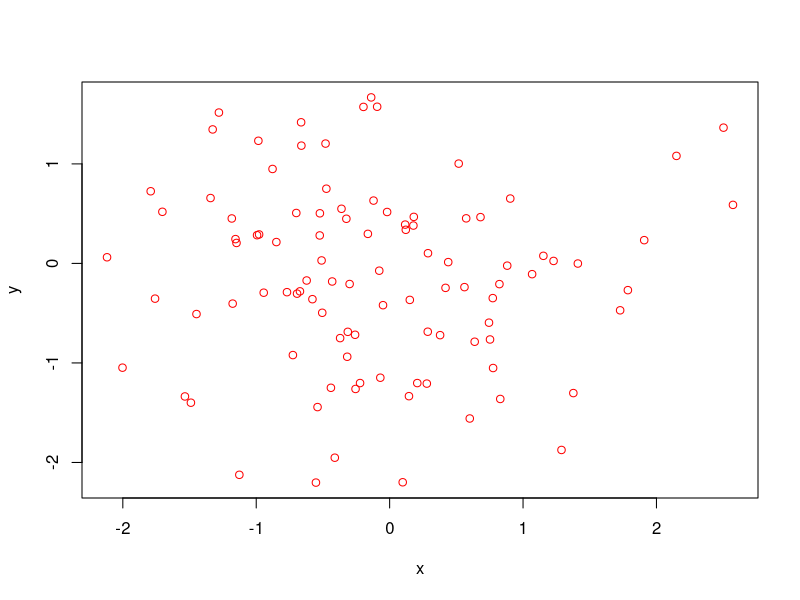

R code for this plot: (Note: this script raises an error after producing the figure.)
## ---- chunk 1
knitr::opts_chunk$set(echo = TRUE)
knitr::opts_knit$set(root.dir = setwd("~/Documents/R-studio DRM"))
"set your working directory here"
## ---- chunk 2
# write your code here
getwd() # check working directory
rm(list=ls()) 
"You only need to remove the objects in your environment when you are working in R, not when you are knitting (it starts from an empty environment anyway)."
## ---- chunk 3
# here i create two random variables
x <- rnorm(100)
y <- rnorm(100)
# here i inspect these variables
summary(x)
summary(y)
# and plot them
plot(x,y, col="red")
## ---- chunk 4
# write your code here
## ---- chunk 5
# write your code here
## ---- chunk 6
question_1 <- function() {
  
print(table(df$Country))

print(nrow(na.omit(df[df$Country == "DEU",])))

nrow(na.omit(df[df$Country == "GTM",]))
}
question_1()
## ---- chunk 7
question_2_a <- function() {
 table(df$Q276,df$Q276R)
  print(table(df$Q276,df$Q276R))
  cor(df$Q276, df$Q276R, use="complete.obs")
  print(cor(df$Q276, df$Q276R, use="complete.obs"))
  
}
question_2_a()
## ---- chunk 8
question_2_b <- function() {
   print(male <- cor(df$Q276[df$Q260 == "1"], df$Q276R[which(df$Q260 == "1")], use = "complete.obs"))
  print(female <- cor(df$Q276[df$Q260 == "2"], df$Q276R[df$Q260 == "2"], use = "complete.obs"))
  abs(male - female)
}
question_2_b()
## ---- chunk 9
question_3_a <- function() {

 print((summary(df$Q50[df$Country == "DEU"])))
print((summary(df$Q50[df$Country == "GTM"])))

print(sd(df$Q50[df$Country == "DEU"], na.rm = TRUE))
print(sd(df$Q50[df$Country == "GTM"], na.rm = TRUE))
}
question_3_a()

## ---- chunk 10
question_3_b <- function() {
  (tapply(df$Q50, df$Q276R, FUN = mean, na.rm = T))
  print(tapply(df$Q50, df$Q276R, FUN = mean, na.rm = T))
  
  ( mean(df$Q50[df$Q276R == "1"], na.rm = TRUE))
  print(( mean(df$Q50[df$Q276R == "1"], na.rm = TRUE)))
  
  mean(df$Q50[df$Q276R == "3"], na.rm = TRUE)
  
}
question_3_b()

## ---- chunk 11
question_4 <- function() {
   print(tapply(df$Q30, df$Country, FUN = mean, na.rm = TRUE))
  print(tapply(df$Q276R, df$Country, FUN = mean, na.rm = TRUE))
  sd(df$Q30[df$Country == "GTM"], na.rm = TRUE)
  
  (mean(df$Q30[df$Country == "DEU"], na.rm = T))
  mean(df$Q30[df$Country == "GTM"], na.rm = T)
}
question_4()
## ---- chunk 12
question_6_a <- function() {
 
print(hist(df$Q50, col = "red", main = "Countries: Germany & Guatamala", xlab = "financial situation"))
  
barplot(table(df$Q30), col = "red", main = "Emancipation Germany and Guatamala")
}
question_6_a()

## ---- chunk 13
question_6_b <- function() {

boxplot(df$Q50 ~ factor(df$Q30), xlab = "Emancipation", ylab = "Financial situation", col = "Red")
}
question_6_b()

## ---- chunk 14
par(mfrow=c(1,2))
question_7 <- function() {

  # write your code here
p1 <- plot(df$Q262[df$Country == "DEU"], df$Q50[df$Country == "DEU"], xlab = "respondents' age",
       ylab = "satisfaction in financial situation", main = "Country: Germany")
       
 p2 <- plot(df$Q262[df$Country == "GTM"], df$Q50[df$Country == "GTM"], xlab = "respondents' age",
       ylab = "satisfaction in financial situation", main = "Country: Guatemala")
       
  # save each plot in another r object, named for instance p1 and p2
  
  # ANSWER1,2: use print() to output every plot you've created
}
question_7()

## ---- chunk 15
library(ggplot2)

question_8 <- function() {
  
  # write your code here
  # create a ggplot that is a scatterplot (just dots)
  install.packages("ggplot2")
  library("ggplot2") 
  
  g1 <- ggplot(data = df, mapping = aes(x = Q262, y = Q50, col = Country)) + geom_point() + geom_smooth(method = "lm") + labs(x = "respondents' age", y = "satisfaction in financial situation")
  
  print(g1(data = df, mapping = aes(x = Q262, y = Q50, col = Country)) + geom_point() + geom_smooth(method = "lm") + labs(x = "respondents' age", y = "satisfaction in financial situation"))
   
  # add regression lines using geom_point. 
  # save your ggplot in an r object named g1
  ggsave("g1.pdf")

  # make sure the dots and lines are colored by country
  # ANSWER; use print() to show this plot in output below
}
question_8()
